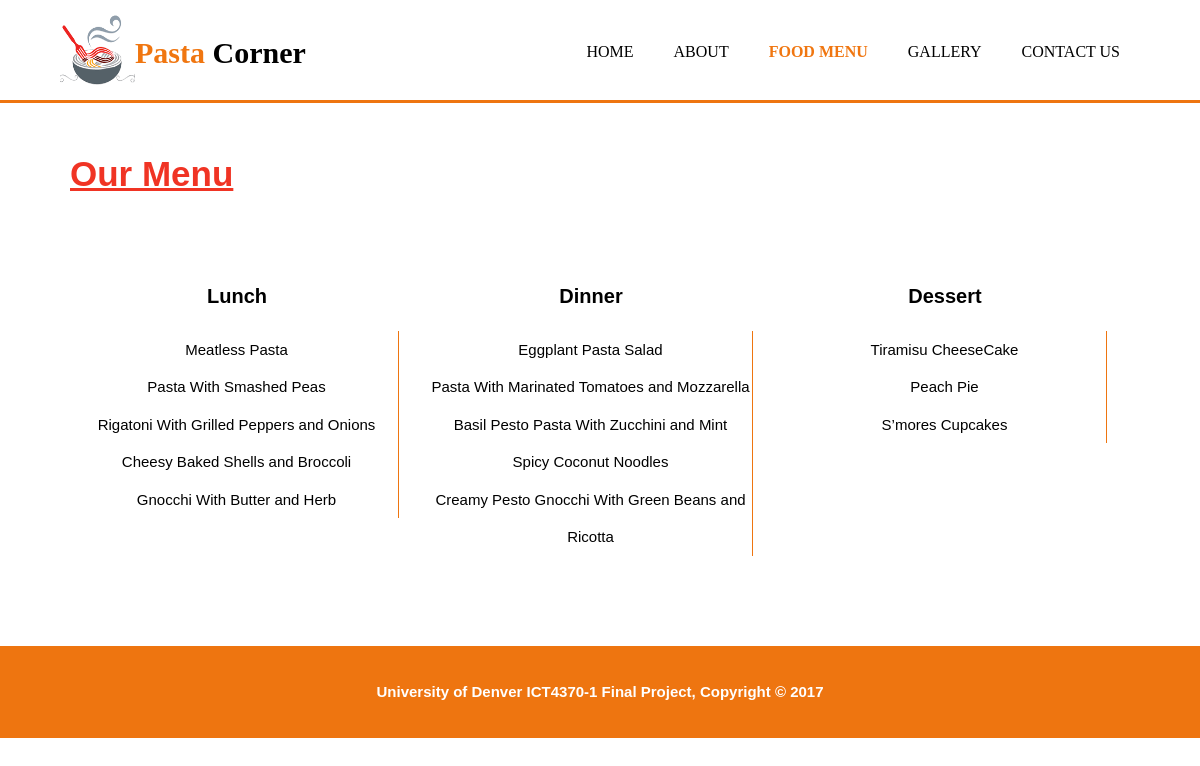
The app's page /menu/ with its own data.
### pastacorner/models.py (models this page shows)
class Menu(models.Model):
    name = models.CharField(max_length = 140)
    desc = models.TextField()
    menu_type = models.CharField(max_length = 50)
    def __str__(self):
        return self.name

### pastacorner/views.py (the view)
def menu(request):
    foodmenu = Menu.objects.order_by("id")
    context = {'FoodMenu': foodmenu}
    return render(request, 'pastacorner/menu.html',context)

### pastacorner/templates/pastacorner/menu.html (shortened to what this page needs)
<html>
  <head>
    {% load staticfiles %}
    <link rel="stylesheet" href="{% static 'pastacorner/css/style.css'%}" type="text/css"/>
    <link rel="stylesheet" href="{% static 'pastacorner/css/feature-carousel.css'%}" type="text/css"/>
    <link rel="stylesheet" href="{% static 'pastacorner/css/fontfamily.css'%}" type="text/css"/>
  </head>
  <body>
    <header>
      <div class="container">
        <div id="branding">
          <img src="{% static 'pastacorner/img/logo.png'%}" style="width:75px;height:75px;">
          <h1><span class="highlight"> Pasta</span> Corner</h1>
        </div>
        <nav>
          <ul>
          <li><a href="{% url 'pastacorner:index' %}">Home</a></li>
          <li><a href="{% url 'pastacorner:about' %}">About</a></li>
          <li class="current"><a href="{% url 'pastacorner:menu' %}">Food Menu</a></li>
          <li><a href="{% url 'pastacorner:gallary' %}">Gallery</a></li>
          <li><a href="{% url 'pastacorner:contact' %}">Contact Us</a></li>
          </ul>
        </nav>
      </div>
    </header>
    {% block content %}
    <section id="menu">
      <div class="container">
        <article id="menu-col">
          <h1 id="page-title">Our Menu</h1>
          <div class='menu-box'>
            <div id="lunch">
              <h3>Lunch</h3>
              <ul>
              {% for p in FoodMenu %}
              {% if p.menu_type == "Lunch" %}
                <li>{{ p }}</li>
                {% endif %}
                {% empty %}
                <li>Nothing yet</li>
                {% endfor %}
              </ul>
            </div>
          </div>
          <div class='menu-box'>
            <div id="dinnermenu">
              <h3>Dinner</h3>
              <ul>
              {% for p in FoodMenu %}
              {% if p.menu_type == "Dinner" %}
                <li>{{ p }}</li>
                {% endif %}
                {% empty %}
                <li>Nothing yet</li>
                {% endfor %}
              </ul>
            </div>
          </div>
          <div class='menu-box'>
            <div id="dessertmenu">
              <h3>Dessert</h3>
              <ul>
              {% for p in FoodMenu %}
              {% if p.menu_type == "Dessert" %}
                <li>{{ p }}</li>
                {% endif %}
                {% empty %}
                <li>Nothing yet</li>
                {% endfor %}
              </ul>
            </div>
          </div>
        </article>
      </div>
    </section>
{% endblock %}
    <footer>
      <p>University of Denver ICT4370-1 Final Project, Copyright &copy; 2017</p>
    </footer>
  </body>
</html>

### pastacorner/static/pastacorner/css/style.css (style rules this page uses)
body { font: 15px/1.5 Trattatello, fantasy; padding: 0; margin: 0; }
.container { width:90%; margin:auto; overflow: hidden; }
ul { margin: 0; padding: 0; }
header { background: #ffffff; color: #000000; padding-top: 10px; min-height: 90px; border-bottom: #EE7510 3px solid; }
header a { color: #000000; text-decoration: none; text-transform: uppercase; font-size: 16px; }
header li { float: left; display: inline-block; padding: 0 20px 0 20px; }
header #branding { float: left; }
header #branding h1 { margin: 0; padding-top: 20px; font-family: Luminari, fantasy; }
header nav { float: right; margin-top: 30px; }
header h1 { float: right; padding-top: 20px; font-family: Luminari, fantasy; }
header .highlight, header .current a { color: #F07610; font-weight: bold; }
#page-title { padding: 10px; font: 35px/1.5 Optima, sans-serif; font-weight: bold; color: #F03424; text-decoration: underline; }
.menu-box { float: left; text-align: center; width: 30%; padding: 15px; height: 350px; }
.menu-box li { list-style-type: none; font: 15px/2.5 Optima, sans-serif }
.menu-box ul { border-right: #EE7510 1px solid; }
.menu-box h3 { font: 20px/1.5 Optima, sans-serif; font-weight: bold; }
footer { padding: 20px; margin-top: 20px; color: #ffffff; background-color: #EE7510; text-align: center; font: 15px/1.5 Trebuchet MS, sans-serif; font-weight: bold; }

### records on screen
Menu: name "Meatless Pasta"
Menu: name "Pasta With Smashed Peas"
Menu: name "Rigatoni With Grilled Peppers and Onions"
Menu: name "Cheesy Baked Shells and Broccoli"
Menu: name "Gnocchi With Butter and Herb"
Menu: name "Eggplant Pasta Salad"
Menu: name "Pasta With Marinated Tomatoes and Mozzarella"
Menu: name "Basil Pesto Pasta With Zucchini and Mint"
Menu: name "Spicy Coconut Noodles"
Menu: name "Creamy Pesto Gnocchi With Green Beans and Ricotta"
Menu: name "Tiramisu CheeseCake"
Menu: name "Peach Pie"
Menu: name "S’mores Cupcakes"
